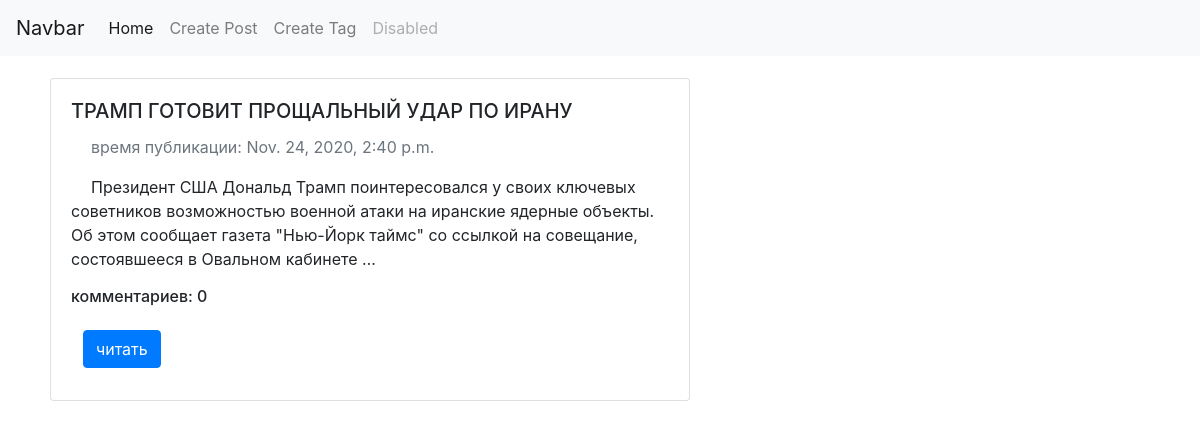
Screenshot of /tags/iran/ with the database file from the repository.
### posts/models.py (models this page shows, shortened)
class Post(models.Model):
    title = models.CharField(max_length=150)
    text = models.TextField(blank=True)
    pub_date = models.DateTimeField(auto_now_add=True)
    slug = models.SlugField(max_length=50, unique=True)
    tags = models.ManyToManyField('Tag', blank=True, related_name='posts')
    def get_absolute_url(self):
        return reverse('post_details_url', kwargs={'slug': self.slug})
    @property
    def get_commets_count(self):
        return f"комментариев: {Post.objects.filter(pk=self.pk).aggregate(Count('comments'))['comments__count']}"
    class Meta:
        ordering = ['-pub_date']
        verbose_name = 'пост'
        verbose_name_plural = 'посты'

### posts/views.py (the view)
# urls.py: path('tags/<str:slug>/', views.TagPosts.as_view(), name='tags_url'),
class TagPosts(View):
    def get(self, request, slug):
        posts = Post.objects.filter(tags__slug=slug)
        return render(request, 'tags.html', context={'posts': posts,
                                                     'tag_slug': slug, })

### templates/tags.html (shortened to what this page needs)
{% extends 'base_blog.html' %}
{% block content %}
<div class="container">
    {% for post in posts %}
      {% include 'includes/post_card_template.html' %}
    {% endfor %}
</div>
{% endblock %}

### templates/includes/post_card_template.html
 <div class="card" style="width: 40rem; margin-left:5px">
    <div class="card-body">
      <h5 class="card-title">{{post.title}}</h5>
      <p class="text-muted">
        время публикации: {{post.pub_date}}
      </p>
      <p class="card-text">{{post.text|truncatewords:30}}</p>
      <h6 class="card-title">{{post.get_commets_count}}</h6>
      <a href="{{post.get_absolute_url}}" class="btn btn-primary">читать</a>
    </div>
  </div>

### templates/base_blog.html (style rules this page uses)
.card { margin-left:5%; }
p { text-indent:20px; }
.btn { margin:2%; }
.card { margin:2%; }

### rows the page displays
Post: title "ТРАМП ГОТОВИТ ПРОЩАЛЬНЫЙ УДАР ПО ИРАНУ", pub_date "Nov. 24, 2020, 2:40 p.m.", text "Президент США Дональд Трамп поинтересовался у своих ключевых советников возможностью военной атаки на иранские ядерные объекты. Об этом сообщает газета \"Нью-Йорк таймс\" со ссылкой на совещание, состоявшееся в Овальном кабинете …", get_commets_count "комментариев: 0"
